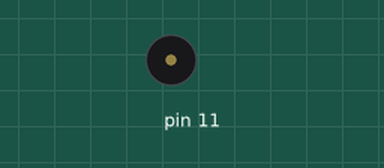
Recording of a sketch running on a simulated Arduino Uno, built with avr-gcc and run on an emulated ATmega328P. On the bench: buzzer (waves = sounding).

Above: at 0.3 s.
At 31.4 s:
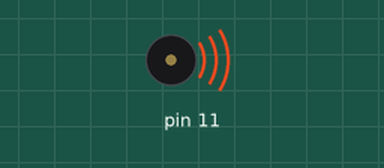
Timing chart, 0 to 33.1 s (numbered marks = the images above):
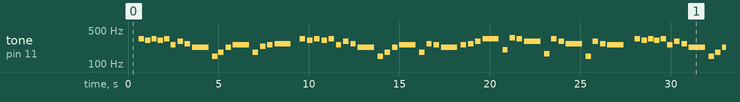

The sketch:

passive_buzzer_F_r-Elise.ino
```cpp
// (licence header left out)
void setup() {
  pinMode(11, OUTPUT);
}
void loop() {

  // play e4
  delay(600);
  tone(11, 329.63, 300);
  delay(350);
  // play d4#
  tone(11, 311.13, 300);
  delay(350);
  // play e4
  tone( 11, 329.63, 300);
  delay(350);
  // play d4#
  tone( 11,311.13, 300);
  delay(350);
  // play e4
  tone(11, 329.63, 300);
  delay(350);
  // play b3
  tone( 11, 246.94, 300);
  delay(400);
  // play d4
  tone(11, 293.66,300);
  delay(400);
  // play c4
  tone(11, 261.63,300);
  delay(400);
  // play a3
  tone(11, 220, 900);
  delay(1100);
  // play d3
  tone(11,146.83, 300);
  delay(350);
  //play f3
  tone(11, 174.61, 300);
  delay(400);
  //play a3
  tone(11, 220, 300);
  delay(400);
  // play b3
  tone(11, 246.94, 900);
  delay(1100);
  // play f3
  tone(11, 174.61, 300);
  delay(400);
  // play a3#
  tone(11, 233.08, 300);
  delay(400);
  // play b3
  tone(11, 246.94, 300);
  delay(400);
  // play c4
  tone(11, 261.63, 900);
  delay(1100);
  delay(300);
  // play e4
  tone(11, 329.63, 300);
  delay(400);
  // play d4#
  tone(11, 311.13, 300);
  delay(400);
  // play e4
  tone(11, 329.63, 300);
  delay(400);
  // play d4#
  tone(11, 311.13, 300);
  delay(400);
  // play e4
  tone(11, 329.63, 300);
  delay(400);
  // play b3
  tone(11, 246.94, 300);
  delay(400);
  // play d4
  tone(11, 293.66, 300);
  delay(400);
  // play c4
  tone(11, 261.63, 300);
  delay(400);
  // play a3
  tone(11, 220, 900);
  delay(1100);
  // play d3
  tone(11, 146.83, 300);
  delay(400);
  // play f3
  tone(11, 174.61, 300);
  delay(400);
  // play a3
  tone(11, 220, 300);
  delay(400);
  // play b3
  tone(11, 246.94, 900);
  delay(1100);
  // play f3
  tone(11, 174.61, 300);
  delay(400);
  // play c4
  tone(11, 261.63, 300);
  delay(400);
  // play b3
  tone(11, 246.94, 300);
  delay(400);
  // play a3
  tone(11, 220, 900);
  delay(1100);
  // play b3
  tone(11,246.94, 300);
  delay(400);
   // play c4
  tone(11, 261.63, 300);
  delay(400);
  // play d4
  tone(11, 293.66, 300);
  delay(400);
  // play e4
  tone(11, 329.63, 900);
  delay(1100);
  // play g3
  tone(11, 196, 300);
  delay(400);
  // play f4
  tone(11, 349.23, 300);
  delay(400);
  //play e4
  tone(11, 329.23, 300);
  delay(400);
  // play d4
  tone(11, 293.63, 900);
  delay(1100);
  // play e3
  tone(11,164.81, 300);
  delay(400);
  // play e4
  tone(11, 329.63, 300);
  delay(400);
  // play d4
  tone(11, 293.63, 300);
  delay(400);
  // play c4
  tone(11, 261.63, 900);
  delay(1100);
  // play d3
  tone(11, 146.83, 300);
  delay(400);
    // play d4
  tone(11, 293.63, 300);
  delay(400);
  // play c4
  tone(11, 261.63, 300);
  delay(400);
  // play b3
  tone(11, 246.94, 900);
  delay(1100);
  delay(400);
  // play e4
  tone(11, 329.63, 300);
  delay(400);
  // play d4#
  tone(11, 311.13, 300);
  delay(350);
  // play e4
  tone( 11, 329.63, 300);
  delay(350);
  // play d4#
  tone( 11,311.13, 300);
  delay(350);
  // play e4
  tone(11, 329.63, 300);
  delay(350);
  // play b3
  tone( 11, 246.94, 300);
  delay(400);
  // play d4
  tone(11, 293.66,300);
  delay(400);
  // play c4
  tone(11, 261.63,300);
  delay(400);
  // play a3
  tone(11, 220, 900);
  delay(1100);
  // play d3
  tone(11,146.83, 300);
  delay(350);
  //play f3
  tone(11, 174.61, 300);
  delay(400);
  //play a3
  tone(11, 220, 300);
  delay(400);
  // play b3
  tone(11, 246.94, 900);
  delay(1100);
  // play f3
  tone(11, 174.61, 300);
  delay(400);
  // play a3
  tone(11, 233.08, 300);
  delay(400);
  // play b3
  tone(11, 246.94, 300);
  delay(400);
  // play c4
  tone(11, 261.63, 900);
  delay(1100);
  delay(300);
  // play e4
  tone(11, 329.63, 300);
  delay(400);
  // play d4#
  tone(11, 311.13, 300);
  delay(400);
  // play e4
  tone(11, 329.63, 300);
  delay(400);
  // play d4#
  tone(11, 311.13, 300);
  delay(400);
  // play e4
  tone(11, 329.63, 300);
  delay(400);
  // play b3
  tone(11, 246.94, 300);
  delay(400);
  // play d4
  tone(11, 293.66, 300);
  delay(400);
  // play c4
  tone(11, 261.63, 300);
  delay(400);
  // play a3
  tone(11, 220, 900);
  delay(1100);
  // play d3
  tone(11, 146.83, 300);
  delay(400);
  // play f3
  tone(11, 174.61, 300);
  delay(400);
  // play a3
  tone(11, 220, 300);
  delay(400);
  // play b3
  tone(11, 246.94, 900);
  delay(1100);
  // play f3
  tone(11, 174.61, 300);
  delay(400);
  // play c4
  tone(11, 261.63, 300);
  delay(400);
  // play b3
  tone(11, 246.94, 300);
  delay(400);
  // play a3
  tone(11, 220, 900);
  delay(1100);

  delay(5000);


}
```

Measured:
- by itself, tone on pin 11: plays 329 Hz for 0.30 s, 311 Hz for 0.30 s, 329 Hz for 0.30 s, 311 Hz for 0.30 s, 329 Hz for 0.30 s, 246 Hz for 0.30 s … (219 notes in this stretch)
